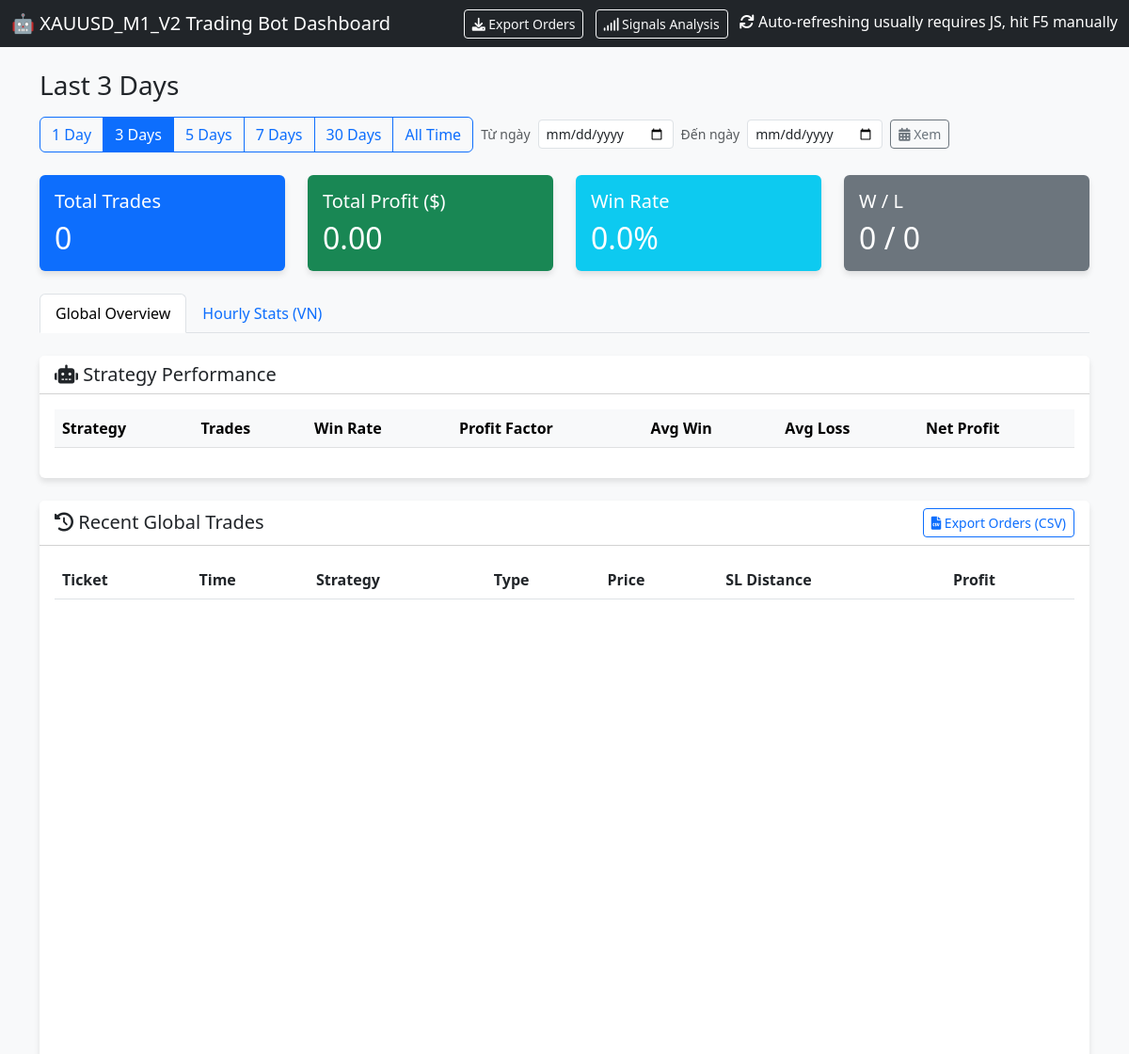
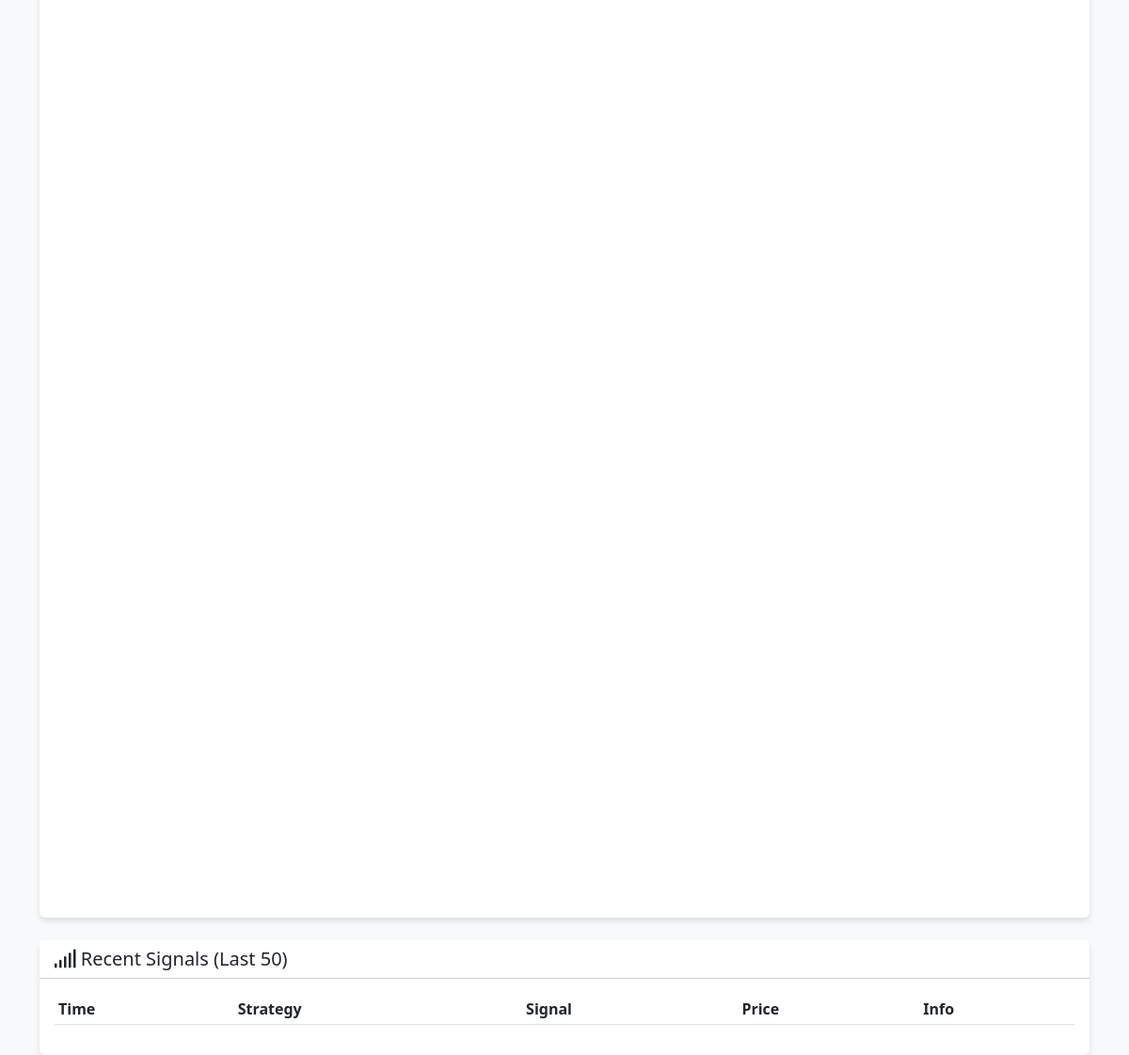
/?days=3, run on an earlier commit of the app's database (2 pictures, top to bottom).
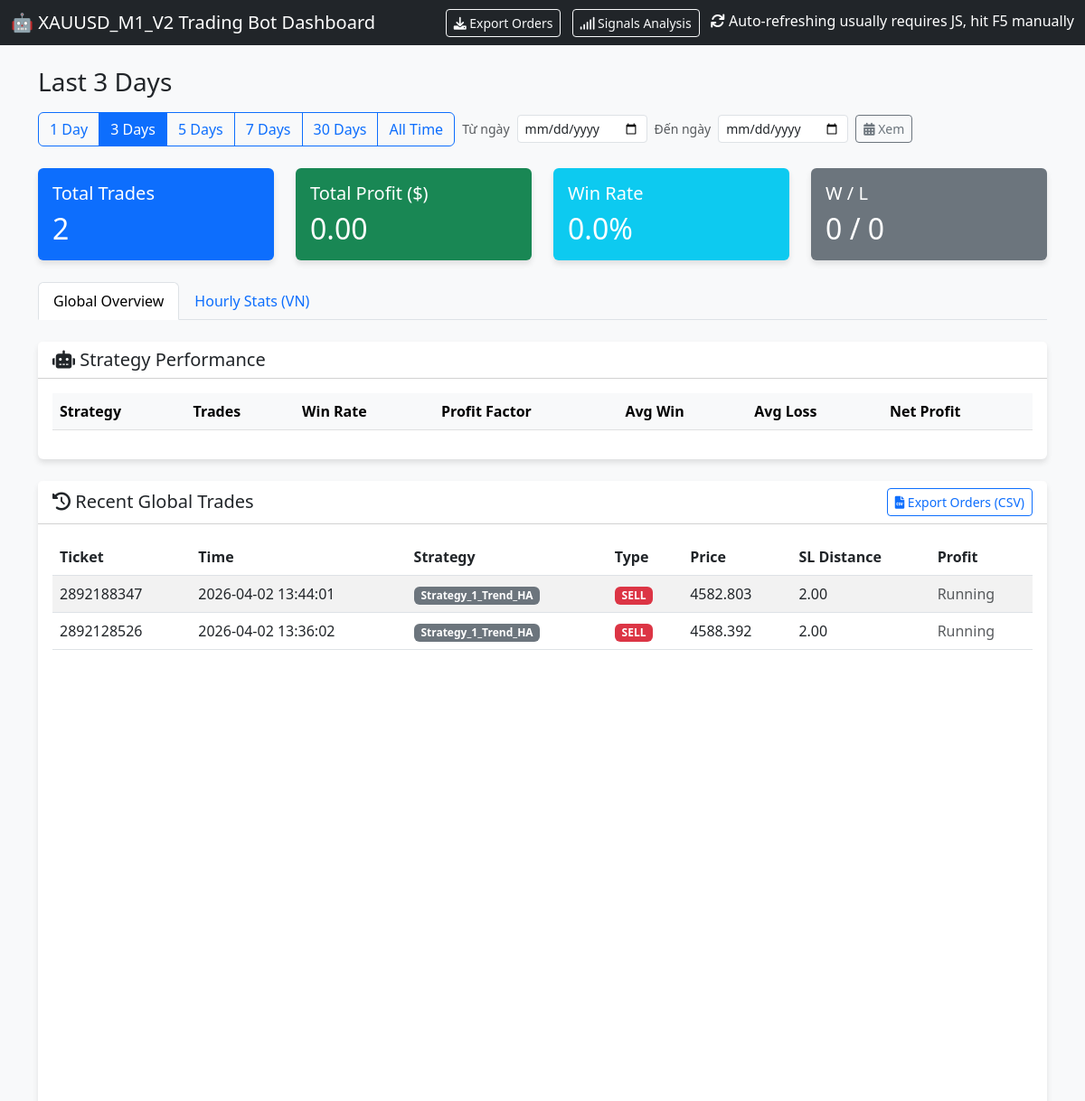
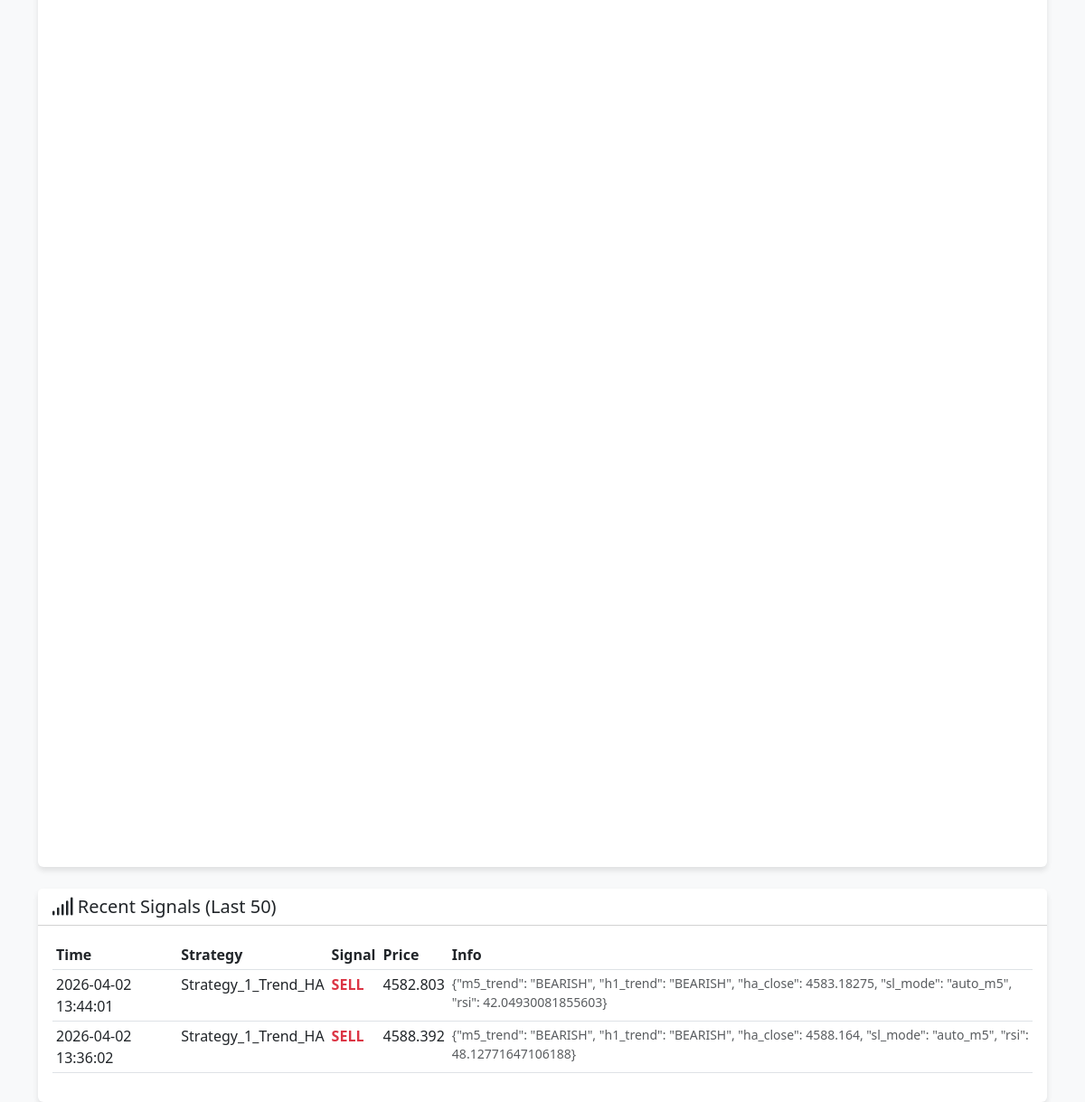
And on a later commit of the database (2 pictures, top to bottom).
### tables this page shows
CREATE TABLE orders (
                ticket INTEGER PRIMARY KEY,
                strategy_name TEXT,
                symbol TEXT,
                order_type TEXT,
                volume REAL,
                open_price REAL,
                sl REAL,
                tp REAL,
                open_time DATETIME,
                close_price REAL,
                profit REAL,
                comment TEXT,
                account_id INTEGER DEFAULT 0
            );

CREATE TABLE signals (
                id INTEGER PRIMARY KEY AUTOINCREMENT,
                timestamp DATETIME DEFAULT CURRENT_TIMESTAMP,
                strategy_name TEXT,
                symbol TEXT,
                signal_type TEXT,
                price REAL,
                sl REAL,
                tp REAL,
                indicators TEXT,
                status TEXT,
                account_id INTEGER DEFAULT 0
            );

### dashboard.py (the view, shortened to what this page needs)
@app.route('/')
def index():
    cur = get_db().cursor()
    from_date_param = request.args.get('from_date', '').strip()
    to_date_param = request.args.get('to_date', '').strip()
    days_param = request.args.get('days', '30')
    if from_date_param and to_date_param:
        parsed = _parse_date_range(from_date_param, to_date_param)
        if parsed:
            cutoff_date, end_str, filter_label = parsed
            cutoff_str = cutoff_date.strftime("%Y-%m-%d %H:%M:%S")
            current_filter = 'range'
            cur.execute(
                "SELECT * FROM orders WHERE open_time >= ? AND open_time <= ? ORDER BY open_time DESC",
                (cutoff_str, end_str)
            )
            orders = cur.fetchall()
            cur.execute(
                "SELECT * FROM signals WHERE timestamp >= ? AND timestamp <= ? ORDER BY timestamp DESC LIMIT 50",
                (cutoff_str, end_str)
            )
            signals = cur.fetchall()
        else:
            from_date_param = ''
            to_date_param = ''
            parsed = None
    else:
        parsed = None
    if parsed is None:
        if days_param == "all":
            cutoff_date = datetime(2000, 1, 1)
            filter_label = "All Time"
            current_filter = "all"
        else:
            try:
                days = int(days_param)
                if days == 1:
                    filter_label = "Today"
                else:
                    filter_label = f"Last {days} Days"
            except Exception:
                days = 30
                filter_label = "Last 30 Days"
            current_filter = days_param
            now_vn = datetime.utcnow() + timedelta(hours=7)
            start_of_today_vn = now_vn.replace(hour=0, minute=0, second=0, microsecond=0)
            start_date_vn = start_of_today_vn - timedelta(days=days - 1)
            cutoff_date = start_date_vn - timedelta(hours=7)
        cutoff_str = cutoff_date.strftime("%Y-%m-%d %H:%M:%S")
        cur.execute("SELECT * FROM orders WHERE open_time >= ? ORDER BY open_time DESC", (cutoff_str,))
        orders = cur.fetchall()
        cur.execute("SELECT * FROM signals WHERE timestamp >= ? ORDER BY timestamp DESC LIMIT 50", (cutoff_str,))
        signals = cur.fetchall()
    total_trades = len(orders)
    total_profit = sum([o['profit'] for o in orders if o['profit'] is not None])
    wins = len([o for o in orders if o['profit'] is not None and o['profit'] > 0])
    losses = len([o for o in orders if o['profit'] is not None and o['profit'] < 0])
    win_rate = (wins / total_trades * 100) if total_trades > 0 else 0
    cur.execute("SELECT DISTINCT strategy_name FROM orders WHERE strategy_name IS NOT NULL AND strategy_name != ''")
    strategies = [row['strategy_name'] for row in cur.fetchall()]
    display_order_config = load_display_order_config()
    bot_stats = []
    now_vn_30d = datetime.utcnow() + timedelta(hours=7)
    start_of_today_vn_30d = now_vn_30d.replace(hour=0, minute=0, second=0, microsecond=0)
    start_date_vn_30d = start_of_today_vn_30d - timedelta(days=29)  # 30 days including today
    cutoff_date_30d = start_date_vn_30d - timedelta(hours=7)
    cutoff_str_30d = cutoff_date_30d.strftime("%Y-%m-%d %H:%M:%S")
    cur.execute("SELECT * FROM orders WHERE open_time >= ? AND profit IS NOT NULL ORDER BY open_time DESC", (cutoff_str_30d,))
    orders_30d = cur.fetchall()
    for strat in strategies:
        s_orders = [o for o in orders if o['strategy_name'] == strat and o['profit'] is not None]
        s_total = len(s_orders)
        if s_total == 0: continue
    if display_order_config and len(display_order_config) > 0:
        def get_sort_key(bot):
            raw_name = bot['raw_name']
            if raw_name in display_order_config:
                return (0, display_order_config.index(raw_name))  # Custom order first
            else:
                return (1, -bot['net_profit'])  # Then by net profit (descending)
        bot_stats.sort(key=get_sort_key)
    else:
        bot_stats.sort(key=lambda x: (-x['net_profit'], -x['trades']))
    hourly_stats = process_hourly_stats(orders)
    return render_template('index.html',
                           orders=orders,
                           signals=signals,
                           total_trades=total_trades,
                           total_profit=total_profit,
                           win_rate=win_rate,
                           wins=wins,
                           losses=losses,
                           bot_stats=bot_stats,
                           hourly_stats=hourly_stats,
                           current_filter=current_filter,
                           filter_label=filter_label,
                           from_date=from_date_param if from_date_param else '',
                           to_date=to_date_param if to_date_param else '')

### dashboard.py (called while the page is built, shortened)
def get_db():
    db = getattr(g, '_database', None)
    if db is None:
        db = g._database = sqlite3.connect(DB_PATH)
        db.row_factory = sqlite3.Row
    return db

@app.teardown_appcontext
def close_connection(exception):
    db = getattr(g, '_database', None)
    if db is not None:
        db.close()

def process_hourly_stats(orders):
    stats = {}
    for h in range(24):
        stats[h] = {
            'hour': h,
            'trades': 0,
            'wins': 0,
            'losses': 0,
            'profit': 0.0
        }
    for order in orders:
        if order['profit'] is None:
            continue
    result = []
    for h in range(24):
        s = stats[h]
        total = s['trades']
        win_rate = (s['wins'] / total * 100) if total > 0 else 0
        s['win_rate'] = win_rate
        result.append(s)
    return result

### templates/index.html (shortened to what the changed rows need)
<!DOCTYPE html>
<html lang="en">
<head>
    <link href="https://cdn.jsdelivr.net/npm/bootstrap@5.3.0/dist/css/bootstrap.min.css" rel="stylesheet">
    <link href="https://cdnjs.cloudflare.com/ajax/libs/font-awesome/6.0.0/css/all.min.css" rel="stylesheet">
</head>
<body>
    <div class="container">
        <div class="row mb-4">
            <div class="col-md-3">
                <div class="card bg-primary text-white">
                    <div class="card-body">
                        <h5 class="card-title">Total Trades</h5>
                        <h2 class="card-text">{{ total_trades }}</h2>
                    </div>
                </div>
            </div>
            <div class="col-md-3">
                <div class="card {% if total_profit >= 0 %}bg-success{% else %}bg-danger{% endif %} text-white">
                    <div class="card-body">
                        <h2 class="card-text">{{ "%.2f"|format(total_profit) }}</h2>
                    </div>
                </div>
            </div>
            <div class="col-md-3">
                <div class="card bg-info text-white">
                    <div class="card-body">
                        <h2 class="card-text">{{ "%.1f"|format(win_rate) }}%</h2>
                    </div>
                </div>
            </div>
            <div class="col-md-3">
                <div class="card bg-secondary text-white">
                    <div class="card-body">
                        <h2 class="card-text">{{ wins }} / {{ losses }}</h2>
                    </div>
                </div>
            </div>
        </div>
        <div class="tab-content" id="myTabContent">
            <div class="tab-pane fade show active" id="overview" role="tabpanel" aria-labelledby="overview-tab">
                <div class="card mb-4">
                    <div class="card-body">
                        <div class="table-responsive">
                            <table class="table table-hover align-middle">
                                <thead class="table-light">
                                    <tr>
                                        <th>Strategy</th>
                                        <th>Trades</th>
                                        <th>Win Rate</th>
                                        <th>Profit Factor</th>
                                        <th>Avg Win</th>
                                        <th>Avg Loss</th>
                                        <th>Net Profit</th>
                                    </tr>
                                </thead>
                            </table>
                        </div>
                    </div>
                </div>
                <div class="card mb-4">
                    <div class="card-body">
                        <div class="table-responsive">
                            <table class="table table-hover table-striped">
                                <thead>
                                    <tr>
                                        <th>Ticket</th>
                                        <th>Time</th>
                                        <th>Strategy</th>
                                        <th>Type</th>
                                        <th>Price</th>
                                        <th>SL Distance</th>
                                        <th>Profit</th>
                                    </tr>
                                </thead>
                                <tbody>
                                    {% for order in orders[:50] %}
                                    <tr>
                                        <td>{{ order.ticket }}</td>
                                        <td>{{ order.open_time | to_vn_time }}</td>
                                        <td><span class="badge bg-secondary">{{ order.strategy_name }}</span></td>
                                        <td>
                                            {% if order.order_type == 'BUY' %}
                                            <span class="badge badge-buy">BUY</span>
                                            {% else %}
                                            <span class="badge badge-sell">SELL</span>
                                            {% endif %}
                                        </td>
                                        <td>{{ order.open_price }}</td>
                                        <td>
                                            {% if order.sl and order.open_price %}
                                                {% if order.order_type == 'BUY' %}
                                                    {{ "%.2f"|format(order.open_price - order.sl) }}
                                                {% else %}
                                                    {{ "%.2f"|format(order.sl - order.open_price) }}
                                                {% endif %}
                                            {% else %}
                                                <span class="text-muted">-</span>
                                            {% endif %}
                                        </td>
                                        <td
                                            class=" ">
                                            {% if order.profit is not none %}
                                            {{ "%.2f"|format(order.profit) }}
                                            {% else %}
                                            <span class="text-muted">Running</span>
                                            {% endif %}
                                        </td>
                                    </tr>
                                    {% endfor %}
                                </tbody>
                            </table>
                        </div>
                    </div>
                </div>
            </div>
        </div>
        <div class="card">
            <div class="card-body">
                <div class="table-responsive">
                    <table class="table table-sm">
                        <thead>
                            <tr>
                                <th>Time</th>
                                <th>Strategy</th>
                                <th>Signal</th>
                                <th>Price</th>
                                <th>Info</th>
                            </tr>
                        </thead>
                        <tbody>
                            {% for sig in signals %}
                            <tr>
                                <td>{{ sig.timestamp | to_vn_time }}</td>
                                <td>{{ sig.strategy_name }}</td>
                                <td>
                                    {% if sig.signal_type == 'BUY' %}
                                    <span class="text-success fw-bold">BUY</span>
                                    {% else %}
                                    <span class="text-danger fw-bold">SELL</span>
                                    {% endif %}
                                </td>
                                <td>{{ sig.price }}</td>
                                <td class="small text-muted">{{ sig.indicators }}</td>
                            </tr>
                            {% endfor %}
                        </tbody>
                    </table>
                </div>
            </div>
        </div>
    </div>
</body>
</html>

What changed in the data, as far as the page shows it:
added orders: ticket "2892188347", open_time|to_vn_time "2026-04-02 13:44:01", strategy_name "Strategy_1_Trend_HA", order_type "SELL", open_price "4582.803", order.sl-order.open_price "2.00"
added orders: ticket "2892128526", open_time|to_vn_time "2026-04-02 13:36:02", strategy_name "Strategy_1_Trend_HA", order_type "SELL", open_price "4588.392", order.sl-order.open_price "2.00"
added signals: timestamp|to_vn_time "2026-04-02 13:44:01", strategy_name "Strategy_1_Trend_HA", signal_type "SELL", price "4582.803", indicators "{\"m5_trend\": \"BEARISH\", \"h1_trend\": \"BEARISH\", \"ha_close\": 4583.18275, \"sl_mode\": \"auto_m5\", \"rsi\": 42.04930081855603}"
added signals: timestamp|to_vn_time "2026-04-02 13:36:02", strategy_name "Strategy_1_Trend_HA", signal_type "SELL", price "4588.392", indicators "{\"m5_trend\": \"BEARISH\", \"h1_trend\": \"BEARISH\", \"ha_close\": 4588.164, \"sl_mode\": \"auto_m5\", \"rsi\": 48.12771647106188}"
Also different on the page:
{{ total_trades }}: "0" → "2"
